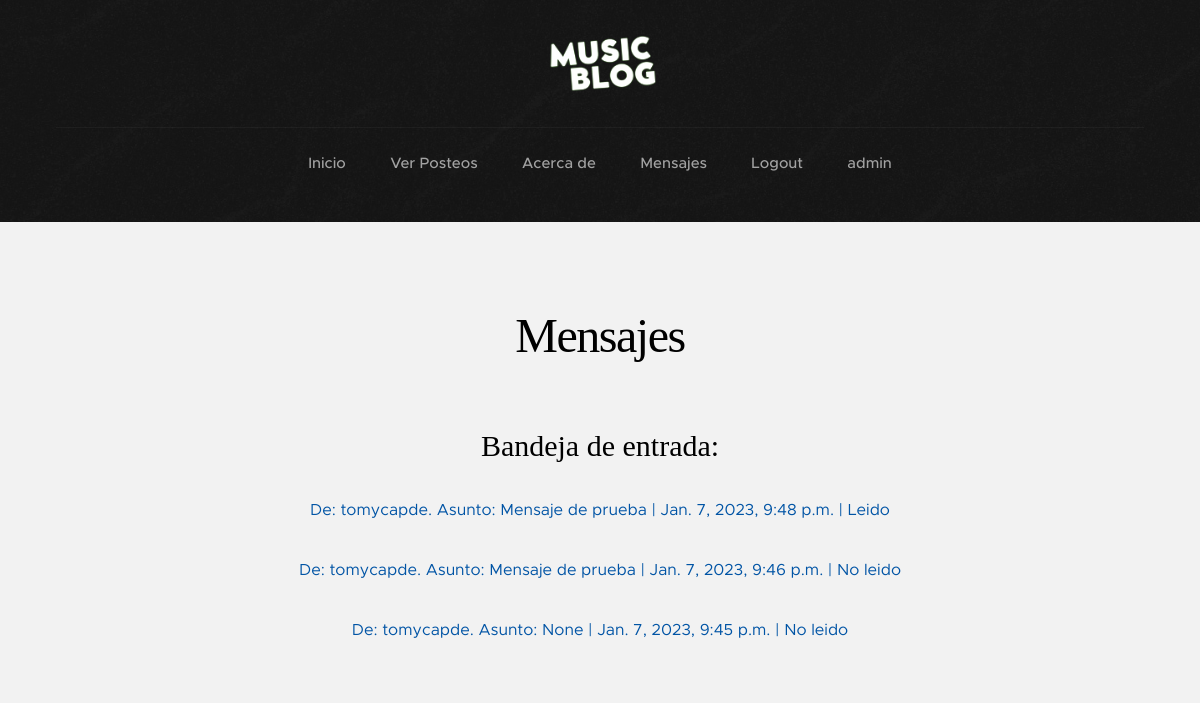
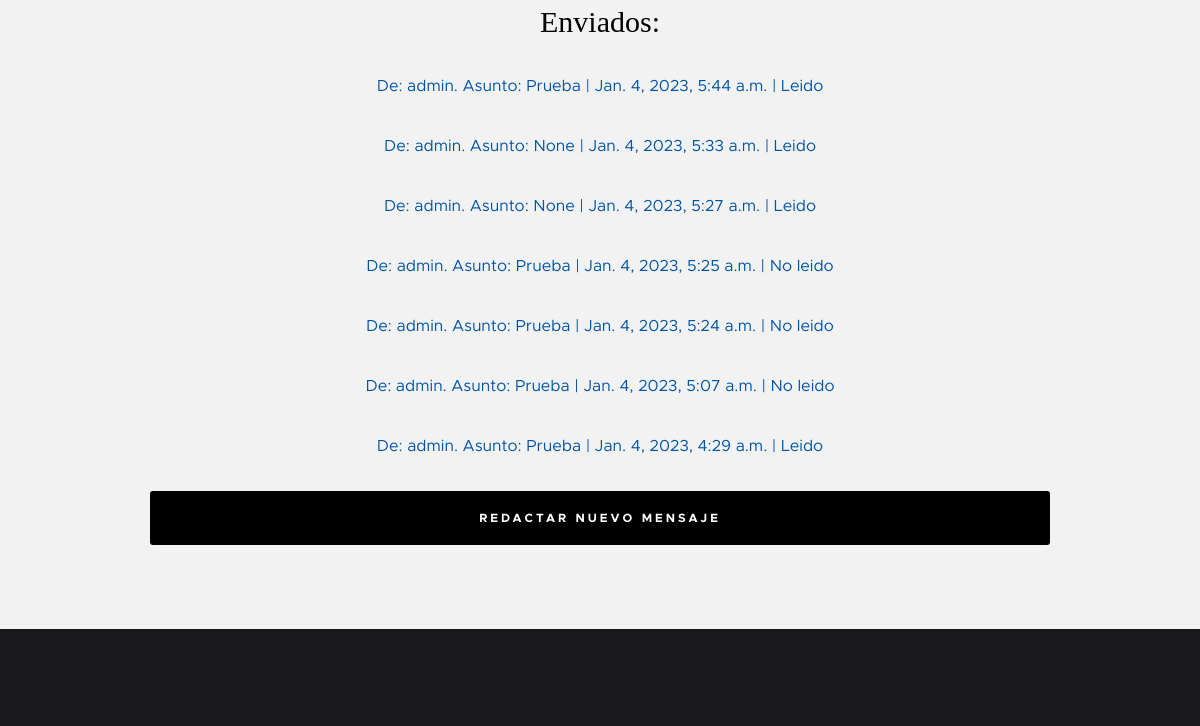
The app's page /messages/all_messages/ (signed in, upper part), older data (2 pictures, top to bottom).
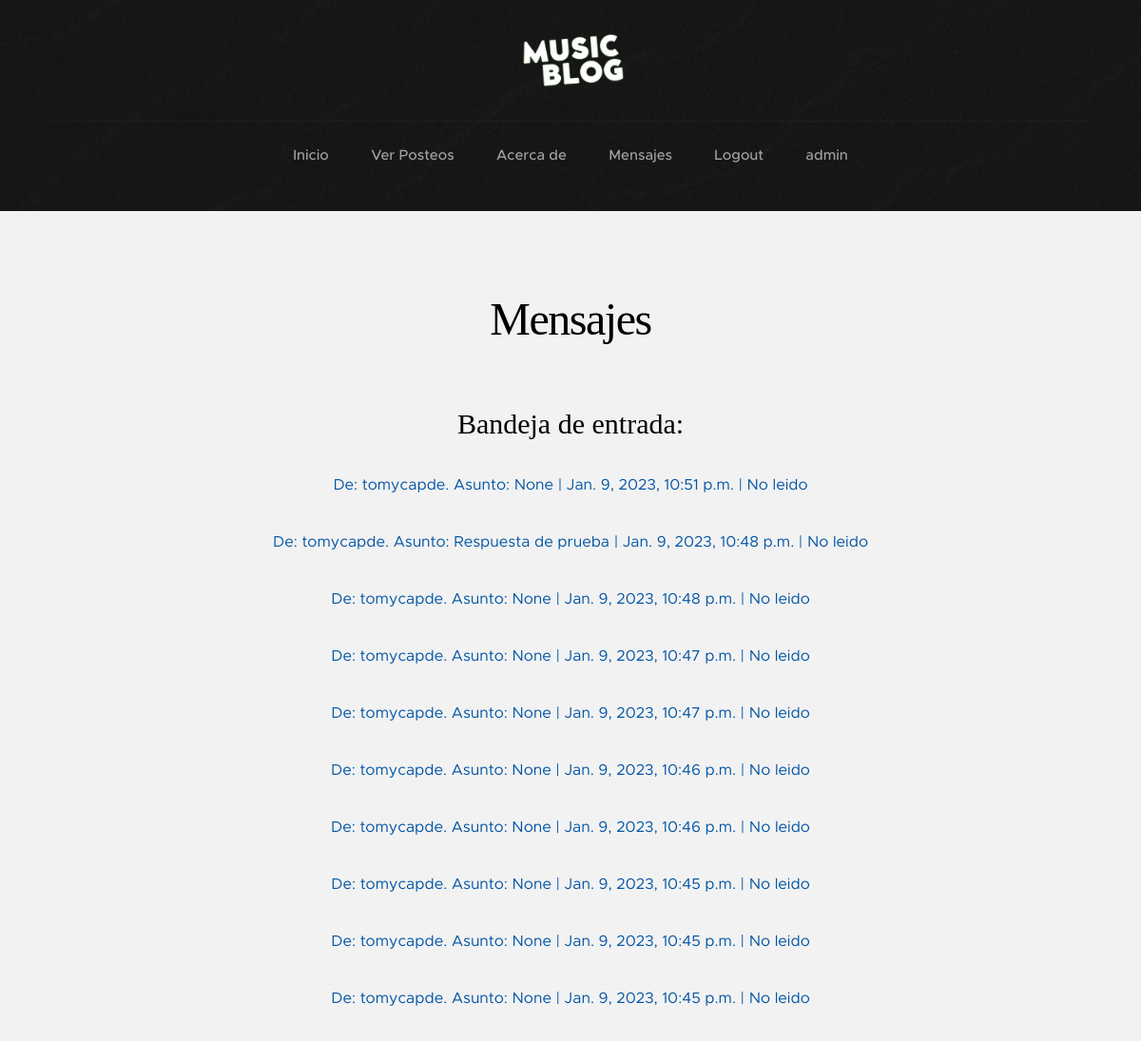
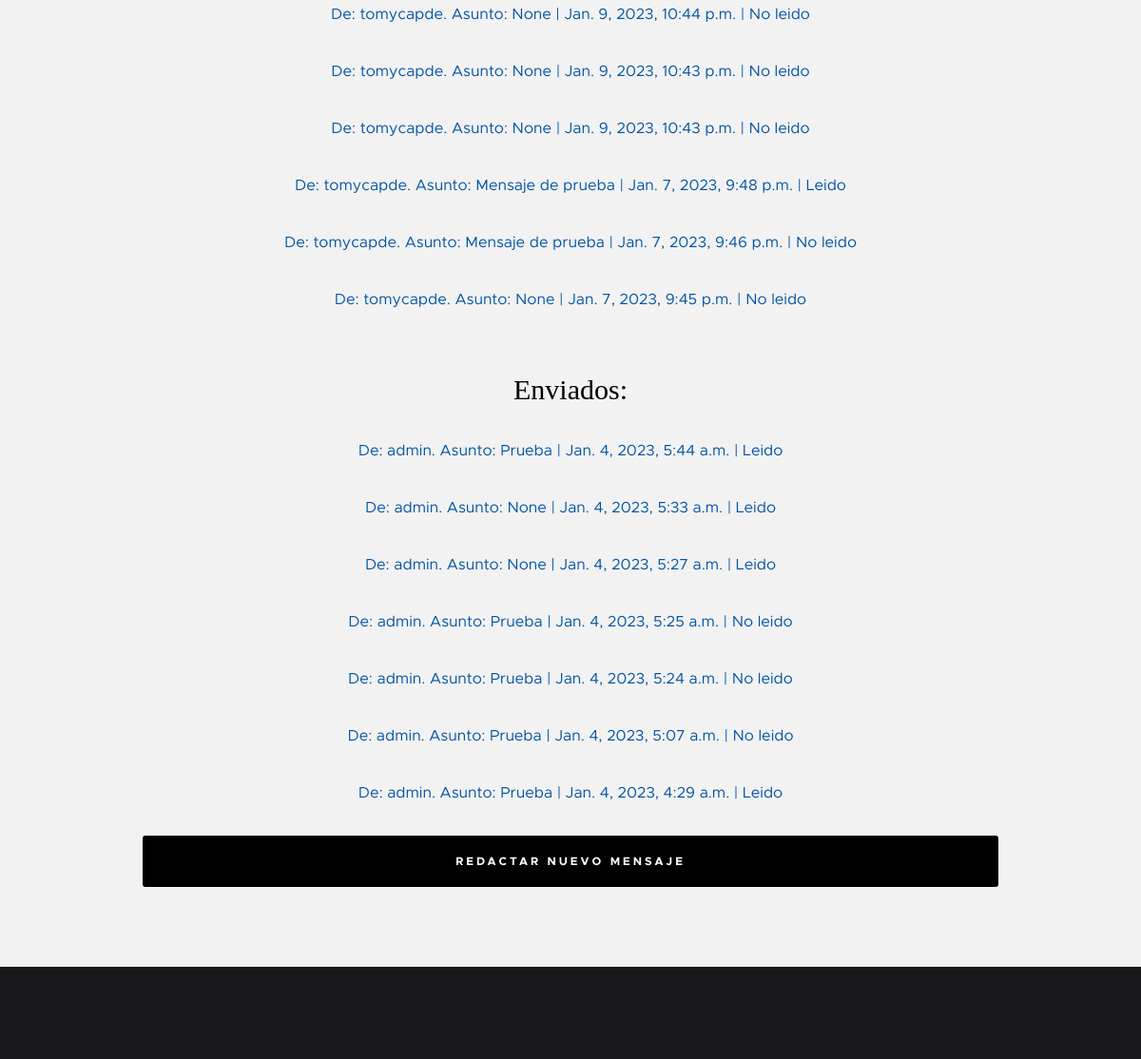
The same page, newer data (2 pictures, top to bottom).
### Messages/models.py (models this page shows, shortened)
class Message(models.Model):
    sender = models.CharField(max_length=200)
    receiver = models.CharField(max_length=200)
    subject = models.CharField(max_length=200, null=True)
    content = models.CharField(max_length=10000, blank=True, null=True)
    date = models.DateTimeField(auto_now_add=True)
    seen = models.BooleanField(null = True)
    def view(self):
        return f"De: {self.sender}. Asunto: {self.subject}"
    def is_seen(self):
        if self.seen == True:
            return "Leido"
        else:
            return "No leido"

### Messages/views.py (the view)
# urls.py: path('all_messages/', all_messages, name='all_messages'),
@login_required
def all_messages(request):
    for_me = Message.objects.filter(receiver=request.user)
    from_me = Message.objects.filter(sender=request.user)
    context = {
        'for_me': for_me,
        'from_me':from_me,
    }
    return render(request, 'messages/bandeja.html', context)

### templates/messages/bandeja.html (shortened to what this page needs)
{% extends 'padre.html' %}
{% load static %}
    {% block padre %}
    <section class="s-content s-content--narrow">
        <div class="row">
            <div class="s-content__header col-full">
                <h1 class="s-content__header-title">
                    Mensajes
                </h1>
                <h2>
                    <p>Bandeja de entrada:</p>
                </h2>
                <p>
                    {% for mensaje in for_me reversed %}
                    <p>
                        <a href="/messages/chat/{{ mensaje.id }}">{{ mensaje.view }} | {{ mensaje.date }} | {{ mensaje.is_seen }}</a>
                    </p>
                    {% endfor %}
                </p>
                <h2>
                    <p>Enviados:</p>
                </h2>
                <p>
                    {% for mensaje in from_me reversed %}
                    <p>
                        <a href="/messages/chat/{{ mensaje.id }}">{{ mensaje.view }} | {{ mensaje.date }} | {{ mensaje.is_seen }}</a>
                    </p>
                    {% endfor %}
                </p>
            </div>
            <a class="btn btn--primary full-width" href="{% url 'new_message' %}">Redactar nuevo mensaje</a>
        </div>
    </section>
{% endblock %}

### templates/padre.html (shortened to what this page needs)
{% load static %}
<!DOCTYPE html>
<html class="no-js" lang="en">
<head>
    <link rel="stylesheet" href='{% static "css/base.css" %}'>
    <link rel="stylesheet" href='{% static "css/vendor.css" %}'>
    <link rel="stylesheet" href='{% static "css/main.css" %}'>
</head>
<body id="top">
    <section class="s-pageheader s-pageheader--home">
        <header class="header">
            <div class="header__content row">
                <div>
                    <a class="logo" href="{% url 'home' %}">
                        <img src="{% static 'images/logo_2.png' %}" width="400" alt="Homepage">
                    </a>
                </div>
                <nav class="header__nav-wrap">
                    <ul class="header__nav">
                        <li class=><a href="{% url 'home' %}" title="">Inicio</a></li>
                        <li class=><a href="{% url 'view_posts' %}" title="">Ver Posteos</a></li>
                        <li class=><a href="{% url 'about' %}" title="">Acerca de</a></li>
                        {% if user.is_authenticated %}
                            <li class=><a href="{% url 'all_messages' %}"title="">Mensajes</a></li>
                            <li><a href="{% url 'logout' %}" title="">Logout</a></li>
                            <li><a href="{% url 'profile' %}" title="">{{ user.get_username }}</a></li>
                        {% else %}
                            <li><a href="{% url 'login' %}" title="">Login</a></li>
                            <li><a href="{% url 'register' %}" title="">Register</a></li>
                        {% endif %}
                    </ul>
                </nav>
            </div>
        </header>
    </section>
    {% block padre %}
    {% endblock %}
    <footer class="s-footer">
    </footer>
</body>
</html>

### static/css/base.css (style rules this page uses)
html { font-family: sans-serif; line-height: 1.15; -ms-text-size-adjust: 100%; -webkit-text-size-adjust: 100%; }
body { margin: 0; }
article, aside, footer, header, nav, section { display: block; }
h1 { font-size: 2em; margin: 0.67em 0; }
a { background-color: transparent; -webkit-text-decoration-skip: objects; }
img { border-style: none; }
html { font-size: 62.5%; box-sizing: border-box; }
*, *::before, *::after { box-sizing: inherit; }
body { font-weight: normal; line-height: 1; word-wrap: break-word; text-rendering: optimizeLegibility; -webkit-overflow-scrolling: touch; -webkit-text-size-adjust: none; }
body, input, button { -moz-osx-font-smoothing: grayscale; -webkit-font-smoothing: antialiased; }
img, video { max-width: 100%; height: auto; }
div, dl, dt, dd, ul, ol, li, h1, h2, h3, h4, h5, h6, pre, form, p, blockquote, th, td { margin: 0; padding: 0; }
h1, h2, h3, h4, h5, h6 { -webkit-font-smoothing: auto; -webkit-font-smoothing: antialiased; -webkit-font-variant-ligatures: common-ligatures; -moz-font-variant-ligatures: common-ligatures; font-variant-ligatures: common-ligatures; text-rendering: optimizeLegibility; }
ol, ul { list-style: none; }
li { display: block; }
a { text-decoration: none; line-height: inherit; }
a img { border: none; }
.row { width: 94%; max-width: 1200px; margin: 0 auto; }
.row:after { content: ""; display: table; clear: both; }
[class*="col-"] { float: left; padding: 0 20px; }
.col-twelve, .col-full { width: 100%; }
@media only screen and (max-width: 1200px) { [class*="col-"] { padding: 0 15px; } }
.full-width { width: 100%; }

Row changes from the older to the newer data that the page shows:
added Message: view "De: tomycapde. Asunto: None", date "Jan. 9, 2023, 10:51 p.m.", is_seen "No leido", shown under "Bandeja de entrada:"
added Message: view "De: tomycapde. Asunto: Respuesta de prueba", date "Jan. 9, 2023, 10:48 p.m.", is_seen "No leido", shown under "Bandeja de entrada:"
added Message: view "De: tomycapde. Asunto: None", date "Jan. 9, 2023, 10:48 p.m.", is_seen "No leido", shown under "Bandeja de entrada:"
added Message: view "De: tomycapde. Asunto: None", date "Jan. 9, 2023, 10:47 p.m.", is_seen "No leido", shown under "Bandeja de entrada:"
added Message: view "De: tomycapde. Asunto: None", date "Jan. 9, 2023, 10:47 p.m.", is_seen "No leido", shown under "Bandeja de entrada:"
added Message: view "De: tomycapde. Asunto: None", date "Jan. 9, 2023, 10:46 p.m.", is_seen "No leido", shown under "Bandeja de entrada:"
added Message: view "De: tomycapde. Asunto: None", date "Jan. 9, 2023, 10:46 p.m.", is_seen "No leido", shown under "Bandeja de entrada:"
added Message: view "De: tomycapde. Asunto: None", date "Jan. 9, 2023, 10:45 p.m.", is_seen "No leido", shown under "Bandeja de entrada:"
added Message: view "De: tomycapde. Asunto: None", date "Jan. 9, 2023, 10:45 p.m.", is_seen "No leido", shown under "Bandeja de entrada:"
added Message: view "De: tomycapde. Asunto: None", date "Jan. 9, 2023, 10:45 p.m.", is_seen "No leido", shown under "Bandeja de entrada:"
added Message: view "De: tomycapde. Asunto: None", date "Jan. 9, 2023, 10:44 p.m.", is_seen "No leido", shown under "Bandeja de entrada:"
added Message: view "De: tomycapde. Asunto: None", date "Jan. 9, 2023, 10:43 p.m.", is_seen "No leido", shown under "Bandeja de entrada:"
added Message: view "De: tomycapde. Asunto: None", date "Jan. 9, 2023, 10:43 p.m.", is_seen "No leido", shown under "Bandeja de entrada:"
